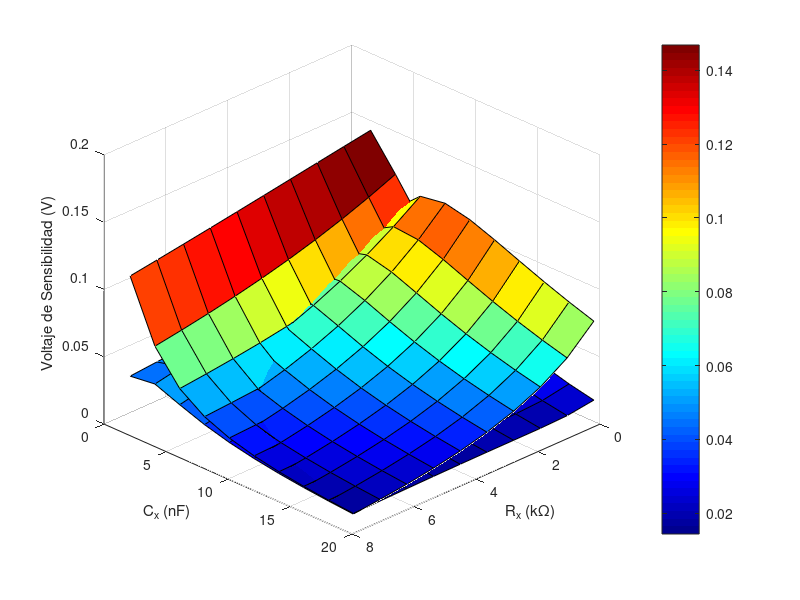

The MATLAB script that drew this image:
clear all; close all;

f = 4e3;
C1 = 20e-9;
R4 = 5.04e3;

w = 2 * pi * f;
D_min = 0.1;
D_max = 0.4;
N = 10;             % pasos para graficar
Vin = 5;

Cx_min = 2e-9;
Cx_max = 20e-9;

% --- MODIFICACIÓN 1: Cálculo de Rx para configuración SERIE (Rx = Dx / (w*Cx)) ---
Rx_min = D_min / (w * Cx_max);
Rx_max = D_max / (w * Cx_min);

R3_min = Cx_min*R4/C1;
R3_max = Cx_max*R4/C1;
R1_min = Rx_min*R3_min/R4;
R1_max = Rx_max*R3_max/R4;
deltaR3 = R3_max/(20*4);  % sensibilidad para un cuarto de vuelta
deltaR1 = R1_max/(20*4);  % 20 vueltas para recorrer el rango

Cx_vector = linspace(Cx_min, Cx_max, N);
Rx_vector = linspace(Rx_min, Rx_max, N);

S_R1 = zeros(N, N);
S_R3 = zeros(N, N);

for idx_Rx = 1:N
  for idx_Cx = 1:N
      Rx = Rx_vector(idx_Rx);
      Cx = Cx_vector(idx_Cx);

      R3 = Cx * R4 / C1;
      R1 = Rx * R3 / R4;
      
      % --- MODIFICACIÓN 2: Impedancias en SERIE (z = R + 1/(i*w*C)) ---
      z2 = Rx + 1/(i*w*Cx);
      z1 = R1 + 1/(i*w*C1);

      deltaz1 = (R1 + deltaR1) + 1/(i*w*C1);
        
      % Las ecuaciones del puente se mantienen igual porque la topología es la misma
      S_R1(idx_Cx, idx_Rx) = Vin * abs((z2 * R3 - deltaz1 * R4)/((deltaz1 + R3)*(R4 + z2)));
      S_R3(idx_Cx, idx_Rx) = Vin * abs((z2 * (R3 + deltaR3) - z1 * R4)/((z1 + R3 + deltaR3)*(R4 + z2)));
  end
end

surf(Rx_vector./1000, Cx_vector.*1e9, S_R1);
hold on;
surf(Rx_vector./1000, Cx_vector.*1e9, S_R3);

xlabel('R_x (k\Omega)');
ylabel('C_x (nF)');
zlabel('Voltaje de Sensibilidad (V)');
grid on;
view(135, 30);
colormap jet;
colorbar;
